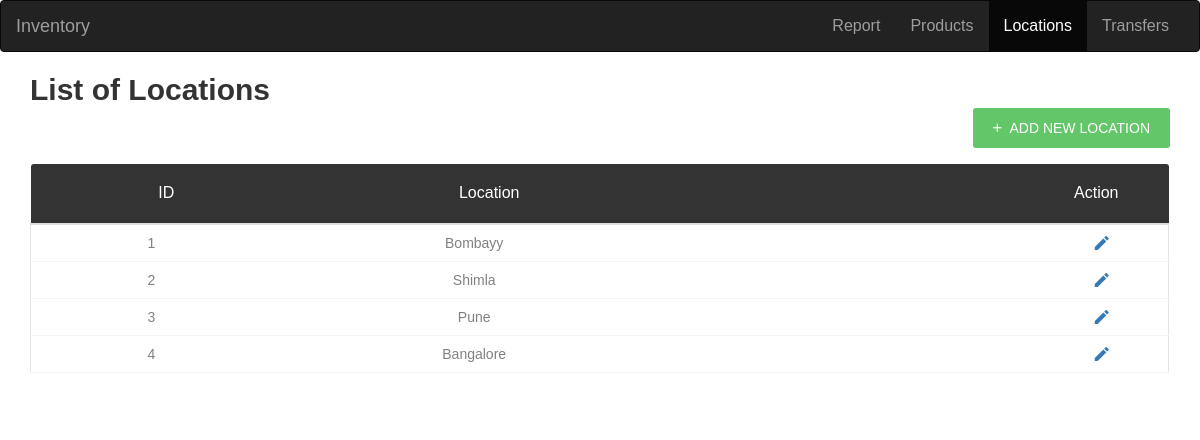
The page /locationn on the database as committed earlier.
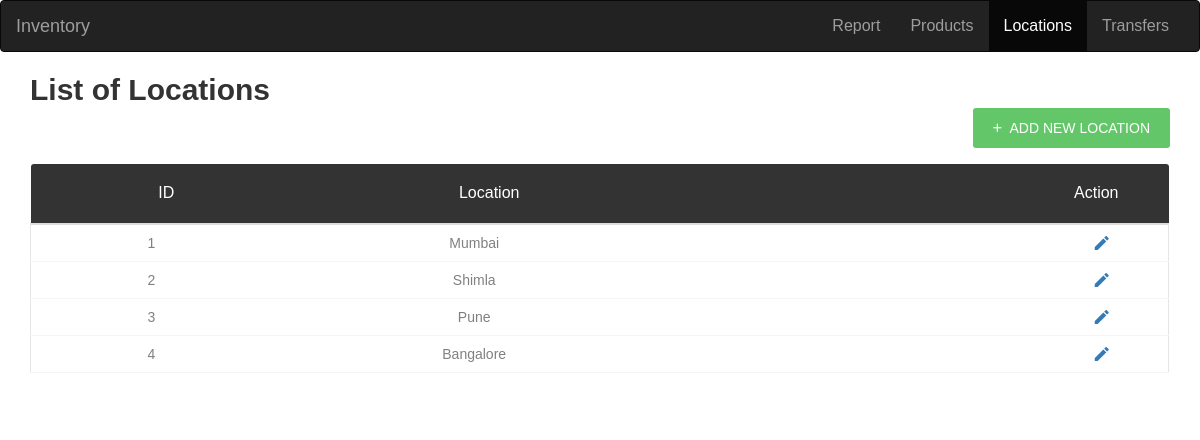
The same page on the database as committed later.
### tables this page shows
CREATE TABLE locationn (
    location_id INTEGER PRIMARY KEY AUTOINCREMENT,
    location_name TEXT NOT NULL UNIQUE
);

### app.py (the view, shortened to what this page needs)
@app.route('/locationn', methods=('GET', 'POST'))
def locationn():
    conn = get_db_connection()
    locationn = conn.execute('SELECT * FROM locationn').fetchall()
    conn.close()
    return render_template('locationn.html', locationn=locationn)

### app.py (called while the page is built)
def get_db_connection():
    conn = sqlite3.connect('database.db')
    conn.row_factory = sqlite3.Row
    return conn

### templates/locationn.html (shortened to what this page needs)
{% extends 'base.html' %} {% block content %}
<nav class="navbar navbar-inverse">
    <div class="container-fluid">
        <div class="navbar-header">
            <a class="navbar-brand" href="#">Inventory</a>
        </div>
        <ul class="nav navbar-nav" style="float: right">
            <li class="nav-item"><a href="/">Report</a></li>
            <li><a class="nav-item" href="products">Products</a></li>
            <li class="active"><a class="nav-item" href="location">Locations</a></li>
            <li><a class="nav-item" href="transfers">Transfers</a></li>
        </ul>
    </div>
</nav>
<div class="container">
    <h2>List of Locations</h2>
    <div style="float: right">
        <a href="#addModal" class="au-btn au-btn-icon au-btn--green au-btn--small" data-toggle="modal"><i
                class="zmdi zmdi-plus"></i> <span>Add New Location</span></a>
    </div>
    <br />
    <div class="row m-t-30">
        <div class="col-md-12">
            <div class="table-responsive m-b-40">
                <table class="table table-borderless table-data3">
                    <thead>
                        <tr>
                            <th style="text-align: center;">ID</th>
                            <th style="text-align: center;">Location</th>
                            <th>Action</th>
                        </tr>
                    </thead>
                    <tbody>
                        {% for i in locationn %}
                        <tr>
                            <td style="text-align: center;">{{ i['location_id'] }}</td>
                            <td style="text-align: center;">{{ i['location_name'] }}</td>
                            <td>
                                <a href="/{{ i['location_name'] }}/edit"><i class="zmdi zmdi-edit zmdi-hc-lg"
                                        data-toggle="tooltip" title="Edit">
                                        &nbsp;</i>
                                </a>
                            </td>
                        </tr>
                        {% endfor %}
                    </tbody>
                </table>
            </div>
        </div>
    </div>
</div>
{% endblock %}

Rows that differ between the two databases and show on the page:
changed locationn id 1: location_name "Bombayy" → "Mumbai"
